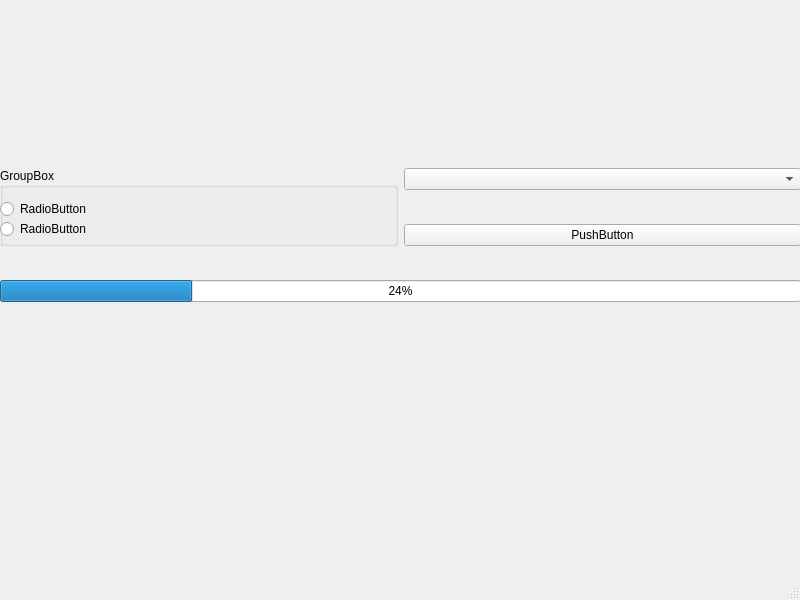
<?xml version="1.0" encoding="UTF-8"?>
<ui version="4.0">
 <class>MainWindow</class>
 <widget class="QMainWindow" name="MainWindow">
  <property name="geometry">
   <rect>
    <x>0</x>
    <y>0</y>
    <width>800</width>
    <height>600</height>
   </rect>
  </property>
  <property name="windowTitle">
   <string>MainWindow</string>
  </property>
  <widget class="QWidget" name="centralwidget">
   <widget class="QWidget" name="">
    <property name="geometry">
     <rect>
      <x>0</x>
      <y>140</y>
      <width>801</width>
      <height>191</height>
     </rect>
    </property>
    <layout class="QGridLayout" name="gridLayout">
     <item row="0" column="1">
      <widget class="QComboBox" name="comboBox"/>
     </item>
     <item row="2" column="0" colspan="2">
      <widget class="QProgressBar" name="progressBar">
       <property name="value">
        <number>24</number>
       </property>
      </widget>
     </item>
     <item row="0" column="0" rowspan="2">
      <widget class="QGroupBox" name="groupBox">
       <property name="title">
        <string>GroupBox</string>
       </property>
       <widget class="QRadioButton" name="radioButton">
        <property name="geometry">
         <rect>
          <x>0</x>
          <y>30</y>
          <width>391</width>
          <height>22</height>
         </rect>
        </property>
        <property name="text">
         <string>RadioButton</string>
        </property>
       </widget>
       <widget class="QRadioButton" name="radioButton_2">
        <property name="geometry">
         <rect>
          <x>0</x>
          <y>50</y>
          <width>391</width>
          <height>22</height>
         </rect>
        </property>
        <property name="text">
         <string>RadioButton</string>
        </property>
       </widget>
      </widget>
     </item>
     <item row="1" column="1">
      <widget class="QPushButton" name="pushButton">
       <property name="text">
        <string>PushButton</string>
       </property>
      </widget>
     </item>
    </layout>
   </widget>
  </widget>
  <widget class="QMenuBar" name="menubar">
   <property name="geometry">
    <rect>
     <x>0</x>
     <y>0</y>
     <width>800</width>
     <height>21</height>
    </rect>
   </property>
  </widget>
  <widget class="QStatusBar" name="statusbar"/>
 </widget>
 <resources/>
 <connections/>
</ui>
